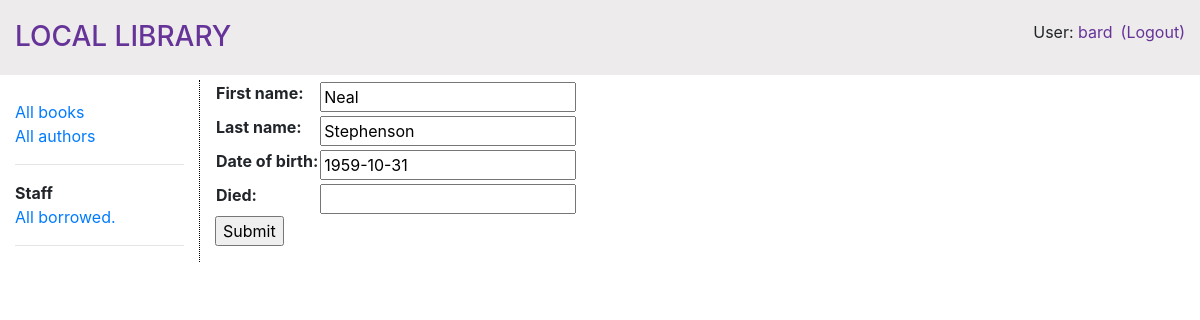
Screenshot of /catalog/author/1/update/ (signed in) with the database file from the repository.
### catalog/models.py (models this page shows, shortened)
class Author(models.Model):
    first_name = models.CharField(max_length=100)
    last_name = models.CharField(max_length=100)
    date_of_birth = models.DateField(null=True, blank=True)
    date_of_death = models.DateField('Died', null=True, blank=True)
    class Meta:
        ordering = ['last_name', 'first_name']

### catalog/views.py (the view)
# urls.py: path('author/<int:pk>/update/', views.AuthorUpdate.as_view(), name='author_update'),
class AuthorUpdate(PermissionRequiredMixin,UpdateView):
    permission_required = 'catalog.can_mark_returned'
    model = Author
    fields = ['first_name', 'last_name', 'date_of_birth', 'date_of_death']

### catalog/templates/catalog/author_form.html (shortened to what this page needs)
{% extends "base_generic.html" %}
{% block content %}
  <form action="" method="post">
    <table>
    {{ form.as_table }}
    </table>
    <input type="submit" value="Submit">
  </form>
{% endblock %}

### catalog/templates/base_generic.html (shortened to what this page needs)
<!DOCTYPE html>
<html lang="en">
<head>
  <link rel="stylesheet" href="https://stackpath.bootstrapcdn.com/bootstrap/4.1.3/css/bootstrap.min.css">
  {% load static %}
  <link rel="stylesheet" href="{% static 'css/styles.css' %}">
</head>
<body>
  <header class="container-fluid" id="title-bar">
    <ul class='nav'>
    <li class='nav-item mr-auto'><a href="{% url 'index' %}"><h3 class="d-inline-block">LOCAL LIBRARY</h3></a></li>
    {% if user.is_authenticated %}
    <li class='nav-item'>User: <a href="{% url 'my-borrowed' %}">{{ user.get_username }}</a></li>
    <li class='nav-item pl-2'><a href="{% url 'logout'%}?next={{request.path}}">(Logout)</a></li>
    {% else %}
    <li class='nav-item'><a href="{% url 'login'%}?next={{request.path}}">Login</a></li>
    {% endif %}
  </ul>
  </header>
  <div class="container-fluid">
    <div class="row">
      <div class="col-sm-2" id="sidebar-container">
        {% block sidebar %}
        <ul class="sidebar-nav">
          <li><a href="{% url 'books' %}">All books</a></li>
          <li><a href="{% url 'authors' %}">All authors</a></li>
          {% if perms.catalog.can_mark_returned %}
          <li><hr /></li>
          <li><strong>Staff</strong></li>
          <li><a href="{% url 'all-borrowed' %}">All borrowed.</a></li>
          <li><hr /></li>
          {% endif %}
        </ul>
        {% endblock %}
      </div>
      <div class="col-sm-10 ">
        {% block content %}{% endblock %}
      </div>
    </div>
  </div>
</body>
</html>

### catalog/static/css/styles.css (style rules this page uses)
.sidebar-nav { margin-top: 20px; padding: 0; list-style: none; }
#sidebar-container { border-right: 1px dotted black; }
#title-bar { padding-top: 20px; margin-bottom: 5px; height: 75px; position: relative; background-color: #edebeb; }
#title-bar a { color: rebeccapurple; }

### rows the page displays
Author: first_name "Neal", last_name "Stephenson", date_of_birth "1959-10-31"

### other values shown
{{ user.get_username }} "bard"
